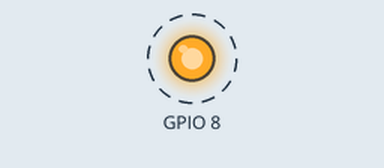
A program run on a simulated ESP32-C3. On the bench: output pins drawn as LEDs (lit = HIGH). Dashed ring = blinking. What the program prints to the serial monitor is not drawn.

Above: at 2.5 s.
Timing chart, 0 to 6.6 s (numbered marks = the images above):
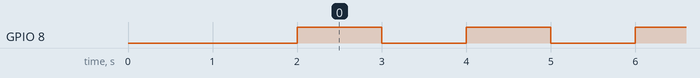

The program:

main.cpp
```cpp
#include <Arduino.h>

void setup()
{
    pinMode(8, OUTPUT);
    Serial.begin(115200);
    delay(2000);

    Serial.println("SLAVE START");
}

void loop()
{
    Serial.println("SLAVE RUNNING");
    digitalWrite(8, HIGH);
    delay(1000);
    digitalWrite(8, LOW);
    delay(1000);
}
```

Measured:
- by itself, GPIO 8: alternates HIGH for 1.0 s and LOW for 1.0 s
